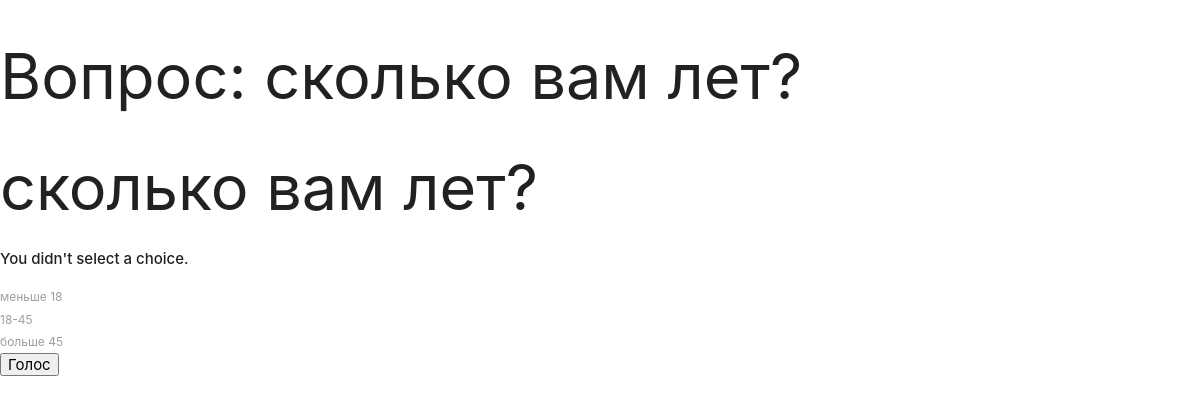
The page /polls/1/vote/ on the database its author committed.
### polls/models.py (models this page shows, shortened)
class Question(models.Model):
    question_text = models.CharField('вопрос', max_length=200)
    pub_date = models.DateTimeField('Дата публикации')
    def __str__(self):
        return self.question_text
    class Meta:
        verbose_name = 'Вопрос'
        verbose_name_plural = 'Вопросы'

class Choice(models.Model):
    question = models.ForeignKey(Question, on_delete=models.CASCADE, help_text='Выбирайте вопрос')
    choice_text = models.CharField('Текст ответа', max_length=200)
    votes = models.IntegerField('Количество голосов', default=0)
    class Meta:
        verbose_name = 'Ответ'
        verbose_name_plural = 'Ответы'

### polls/views.py (the view)
# urls.py: path('<int:question_id>/vote/', views.vote, name='vote'),
def vote(request, question_id):
    question = get_object_or_404(Question, pk=question_id)
    try:
        selected_choice = question.choice_set.get(pk=request.POST['choice'])
    except (KeyError, Choice.DoesNotExist):
        return render(request, 'polls/detail.html', {
            'question': question,
            'error_message': "You didn't select a choice.",
        })
    else:
        selected_choice.votes += 1
        selected_choice.save()
        return HttpResponseRedirect(reverse('polls:results', args=(question.id,)))

### polls/templates/polls/detail.html (shortened to what this page needs)
{% extends 'polls/polls_base.html' %}
{% load static %}
{% block content %}
<h1>Вопpос: {{ question }}</h1>
<h1>{{ question.question_text }}</h1>
{% if error_message %}<p><strong>{{ error_message }}</strong></p>{% endif %}
<form action="{% url 'polls:vote' question.id %}" method="post">
{% for choice in question.choice_set.all %}
    <label for="choice{{ forloop.counter }}">{{ choice.choice_text }}</label><br>
{% endfor %}
<input type="submit" value="Голос">
</form>
{% endblock %}

### rows shown on the page
Question: question_text "сколько вам лет?"
Choice: choice_text "меньше 18"
Choice: choice_text "18-45"
Choice: choice_text "больше 45"

### other values the page prints
{{ error_message }} "You didn't select a choice."
